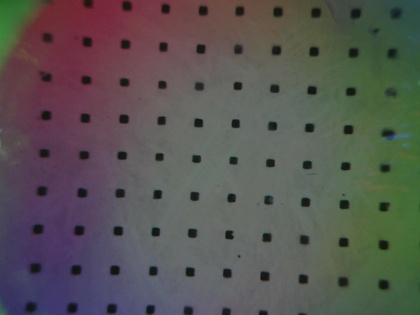
%> input picture Bnz/matlab/calibration/cali_180110/frame0.jpg, 420 x 315 px, shrunk from 640 x 480 before the run; its folder holds 5 pictures in this run
$ octave calibration.m   (GNU Octave 9; MATLAB toolbox functions it lacks are replaced by stand-ins)
%> lines starting %> are read from the running program, lines starting %| are printed output that depends on the picture
### Bnz/matlab/track_markers/iniFrame.m
function [f0, f1]=iniFrame(frame0, border)
% frame0 is the raw data from camera
% f1 is the low-pass filtered image of the background, f0 has added the details form the current image base on f1
% in normal cases, the f1 is not useful

kscale=50;
kernnel=fspecial('gaussian',[kscale*2 kscale*2],kscale*1);
frame0_=double(frame0);
f0(:,:,1)=conv2(frame0_(:,:,1),kernnel,'same');
f0(:,:,2)=conv2(frame0_(:,:,2),kernnel,'same');
f0(:,:,3)=conv2(frame0_(:,:,3),kernnel,'same');
f0=f0(border+1:end-border,border+1:end-border,:);
f1=f0;


frame_=frame0_(border+1:end-border,border+1:end-border,:);
dI=mean(f0-frame_,3);
id=find(dI<5);
pixcount=size(f0,1)*size(f0,2);
f0(id)=f0(id)*0.15+frame_(id)*0.85;
f0(id+pixcount)=f0(id+pixcount)*0.15+frame_(id+pixcount)*0.85;
f0(id+pixcount*2)=f0(id+pixcount*2)*0.15+frame_(id+pixcount*2)*0.85;

### Bnz/matlab/calibration/functions/FindBallArea_coarse.m
function [ContactMask, ValidMap, center, Radius]= FindBallArea_coarse(I,frame, MANUAL)
% find the circle in the pressing sphere sample case.
% The input matrix I is single-channelled, the result of the current image
% sustract the background
% MANUAL: whether to adjust the center and radius manually

TEST_DESPLAY=0;     %whether display the ball area
if ~exist('MANUAL')
    MANUAL=false;
end
if ~exist('frame')
    frame(:,:,1)=(I+50)*1.5;
    frame(:,:,2)=(I+50)*1.5;
    frame(:,:,3)=(I+50)*1.5;
end
MarkerAreaThresh=15;
SE=ones(7);
RadiusRange=[40 500]; % the preset range of the circle radius
RadiusTestWidth=50;

size1=size(I,1);size2=size(I,2);
mask1=(I>MarkerAreaThresh); % get the marker area
mask2=~imdilate(mask1,SE);
I_=I.*mask2;

%ini Output
Radius=0;
ValidMap=0;
ContactMask=0; center=0;

%% estimate the circle position
stepwidth=20;
thresh=0.35;
sumcol=sum(I_,1);
sumcol0=sumcol-max(sumcol);
t=find(sumcol0<(min(sumcol0)*thresh));
center1X=(t(1)+t(end))/2;
Radius1=(t(end)-t(1))/2;

sumrow=sum(I_,2);
sumrow0=sumrow-max(sumrow);
t=find(sumrow0<(min(sumrow0)*thresh));
center1Y=(t(1)+t(end))/2;


% display([Radius1 center1X center1Y]);

%% loop to find the exact center and the radius
stepradius=2;
stepCenter=2;

[center, Radius]=loopCenter(center1X, center1Y, stepCenter*2, I_, mask2, RadiusTestWidth, Radius1, stepradius*2, RadiusRange);
[center, Radius]=loopCenter(center(1), center(2), stepCenter, I_, mask2, RadiusTestWidth, Radius, stepradius, RadiusRange);

Radius=Radius-3;

%% display
if TEST_DESPLAY
    [xq,yq]=meshgrid(1:size2, 1:size1);
    xq=xq-center(1);yq=yq-center(2);
    rq=xq.^2+yq.^2;
    displayIm=zeros(size1, size2, 3);
    displayIm(:,:,1)=-I_/150;
    displayIm(:,:,2)=(rq<(Radius^2))/2.5;
    figure,imshow(displayIm);
end

if MANUAL
    kstep = 2;
    Radius1=Radius;
    hf=figure;
    disIm=uint8(frame);
    [xq yq]=meshgrid(1:size(frame,2),1:size(frame,1));
    % center=[center1X center1Y];
    BallBord(1)=center(1)-Radius1;BallBord(2)=center(1)+Radius1;
    BallBord(3)=center(2)-Radius1;BallBord(4)=center(2)+Radius1;
    rq=(xq-center(1)).^2+(yq-center(2)).^2;
    r2=Radius1^2;
    a=frame(:,:,1);
    a(rq<r2)=a(rq<r2)-100;
    disIm(:,:,1)=a;
    himage=imshow(disIm);


    while ishandle(hf)
        k=waitforbuttonpress;
        if k   %keyboard
           c=get(hf,'CurrentCharacter');
    %        display(c);
           if c==27     %ESC
               break;
           elseif c==30 || c=='w'
               center(2)=center(2)-kstep;
           elseif c==31 || c=='s'
               center(2)=center(2)+kstep;
           elseif c==28 || c=='a'
               center(1)=center(1)-kstep;
           elseif c==29 || c=='d'
               center(1)=center(1)+kstep;
           elseif c=='+'
               Radius1=Radius1+kstep;
               r2=Radius1^2;
           elseif c=='-'
               Radius1=Radius1-kstep;
               r2=Radius1^2;
           end
           BallBord(1)=center(1)-Radius1;BallBord(2)=center(1)+Radius1;
           BallBord(3)=center(2)-Radius1;BallBord(4)=center(2)+Radius1;
        else
            p=get(gca,'CurrentPoint');
            xt=p(1,1);yt=p(1,2);
            t=abs([BallBord(1:2)-xt BallBord(3:4)-yt]);
            [t1 t2]=min(t);
            if t2<3
                BallBord(t2)=xt;
                center(1)=(BallBord(1)+BallBord(2))*0.5;
                Radius1=(BallBord(2)-BallBord(1))*0.5;
                r2=Radius1^2;
                BallBord(3)=center(2)-Radius1;
                BallBord(4)=center(2)+Radius1;
            else
                BallBord(t2)=yt;
                center(2)=(BallBord(4)+BallBord(3))*0.5;
                Radius1=(BallBord(4)-BallBord(3))*0.5;
                r2=Radius1^2;
                BallBord(1)=center(1)-Radius1;
                BallBord(2)=center(1)+Radius1;
            end
        end
        % redraw the circle
        rq=(xq-center(1)).^2+(yq-center(2)).^2;
        a=uint8(frame(:,:,1));
        a(rq<r2)=a(rq<r2)-130;
        disIm(:,:,1)=a;
        set(himage,'CData',disIm);
    end
    close(hf);
    Radius=Radius1;
    ContactMask=(rq<r2);
end

%%
[xq,yq]=meshgrid(1:size2, 1:size1);
xq=xq-center(1);yq=yq-center(2);
rq=xq.^2+yq.^2;
ContactMask=(rq<(Radius^2));
ValidMap=mask2;


function [ResCenter, ResRadius]=loopCenter(centerx, centery, cstep, I, mask, rwidth, r0, rstep, rrange)
LoopFlag=1;
centerx0=centerx;centery0=centery;
[R0, CurrentScore]=loopRadius(centerx, centery, I, mask, rwidth, r0, rstep, rrange);

while LoopFlag
    LoopFlag=0;
    [R1, score1]=loopRadius(centerx0+cstep, centery0, I, mask, rwidth, r0, rstep, rrange);
    [R2, score2]=loopRadius(centerx0-cstep, centery0, I, mask, rwidth, r0, rstep, rrange);
    if score1>CurrentScore && score1>score2
        LoopFlag=1;
        while score1>CurrentScore
            CurrentScore=score1;
            centerx0=centerx0+cstep;R0=R1;
            [R1, score1]=loopRadius(centerx0+cstep, centery0, I, mask, rwidth, r0, rstep, rrange);
        end
    elseif score2>CurrentScore && score1<score2
        LoopFlag=1;
        while score2>CurrentScore
            CurrentScore=score2;
            centerx0=centerx0-cstep;R0=R2;
            [R2, score2]=loopRadius(centerx0-cstep, centery0, I, mask, rwidth, r0, rstep, rrange);
        end
    end
    [R1, score1]=loopRadius(centerx0, centery0+cstep, I, mask, rwidth, r0, rstep, rrange);
    [R2, score2]=loopRadius(centerx0, centery0-cstep, I, mask, rwidth, r0, rstep, rrange);
    if score1>CurrentScore && score1>score2
        LoopFlag=1;
        while score1>CurrentScore
            CurrentScore=score1;
            centery0=centery0+cstep;R0=R1;
            [R1, score1]=loopRadius(centerx0, centery0+cstep, I, mask, rwidth, r0, rstep, rrange);
        end
    elseif score2>CurrentScore && score1<score2
        LoopFlag=1;
        while score2>CurrentScore
            CurrentScore=score2;
            centery0=centery0-cstep;R0=R2;
            [R2, score2]=loopRadius(centerx0, centery0-cstep, I, mask, rwidth, r0, rstep, rrange);
        end
    end
end
ResCenter=[centerx0 centery0];ResRadius=R0;


function [R, maxScore]=loopRadius(centerx, centery, I, mask, width, r0, rstep, rrange)
r=r0;
[currentScore t]=evalueCircle([centerx centery], r0, width, I, mask);
[s1 t]=evalueCircle([centerx centery], r-rstep, width, I, mask);
[s2 t]=evalueCircle([centerx centery], r+rstep, width, I, mask);
isFound=0;
if s1>currentScore && s1>s2 %decresae
    r=r-rstep;
    while r>=rrange(1)
        [s2 t]=evalueCircle([centerx centery], r-rstep, width, I, mask);
        if s2<s1
           isFound=1;
           R=r;maxScore=s1;
           break;
        else
            s1=s2;r=r-rstep;
        end
    end
elseif s1<s2 && s2>currentScore %increase
    r=r+rstep;
    while r<=rrange(2)
        [s1 t]=evalueCircle([centerx centery], r+rstep, width, I, mask);
        if s2>s1
           isFound=1;
           R=r;maxScore=s2;
           break;
        else
            s2=s1;r=r+rstep;
        end
    end
else  %equal, or both large
    isFound=1;R=r0;maxScore=currentScore;
%     R=R*1.02;
end

if ~isFound
    R=0;maxScore=0;
end

### Bnz/matlab/calibration/calibration.m

% Generate lookup table from images in a single folder
% To make the calibration video: press a sphere onto the GelSight sensor
% surface, roll it on different positions. Maker sure the 1st frame (or at
% least one frame) is blank with nothing contacting the Gel
% Pick up one or more frames in the videos to calibrate the sensor
% Modify the Ball's radius and the sensor's display ratio for each test
%
% Mod by Wenzhen Yuan (yuanwenzhen@gmail.com), Jan 2018

clear;close all;
BallRad=3.96/2;% Ball's radius, in mm
border=30;
BALL_MANUAL=1;      % whether to find the ball manually

type='new';  % choose whether it's the new sensor or the old one
name1=['UR5_sensor1_180110'];
Inputfolder='./cali_180110/';
savename=[name1 '.mat'];

addpath(genpath('functions'));
%% generate lookup table
READ_RADIUS=0;

bins=80;
gradmag=[];gradir=[];countmap=[];
if strcmp(type,'new')
    Pixmm=0.03026;   % 640*480, on ROS platform
    zeropoint=-90;
    lookscale=180;
elseif strcmp(type,'old')
    zeropoint=-1e-3;
    lookscale=5e-3;
    Pixmm=0.0254;
end
BallRad_pix=BallRad/Pixmm;

%%

% read Ini Image
frame0=imread([Inputfolder 'frame0.jpg']);
%> frame0 is the input picture: size 315x420x3 uint8; mean R, G, B 87.6, 84.7, 82.1
f0 = iniFrame(frame0, border);
%> in iniFrame, `f0(:,:,3)=conv2(frame0_(:,:,3),kernnel,'same');`:
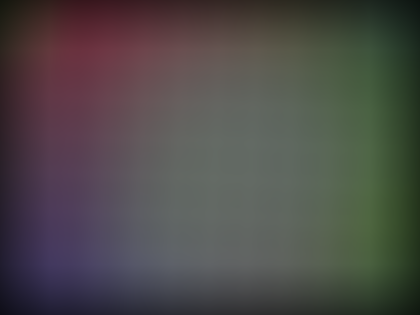
%> f0: size 315x420x3 double; mean R, G, B 78, 75.1, 73.1
%> in iniFrame, `f0=f0(border+1:end-border,border+1:end-border,:);`:
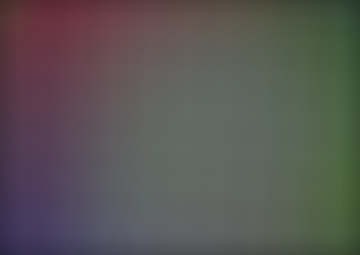
%> f0: size 255x360x3 double; mean R, G, B 89.2, 86.1, 84.1
%> in iniFrame, `dI=mean(f0-frame_,3);`:
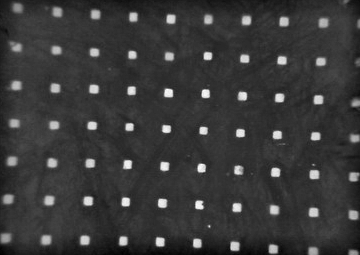
%> dI: size 255x360 double; min -26.69, max 83.28, mean -1.8; drawn with min black and max white
%> in iniFrame, `id=find(dI<5);`: id = 84838 values from 1 to 91800
% list of calibration images
ImList=dir([Inputfolder 'Im_*']);

for Frn=1:length(ImList)
    frame=imread([Inputfolder ImList(Frn).name]);
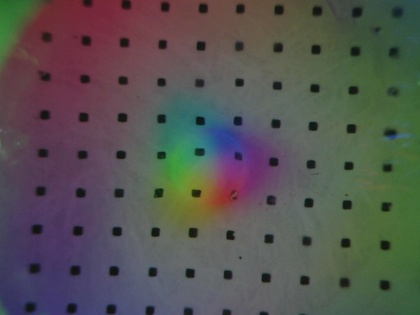
%> input picture Bnz/matlab/calibration/cali_180110/Im_235_1336917.jpg, 420 x 315 px, shrunk from 640 x 480 before the run
%> frame is the input picture: size 315x420x3 uint8; mean R, G, B 85.3, 83.3, 80.8
    display(['Calibration on Frame' num2str(Frn)]);
    frame_=frame(border+1:end-border,border+1:end-border,:);
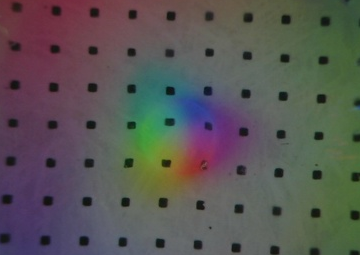
%> frame_: size 255x360x3 uint8; mean R, G, B 88.3, 85.5, 83.8
    I=double(frame_)-f0;
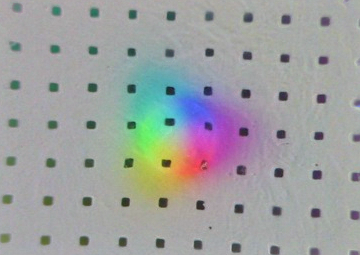
%> I: size 255x360x3 double; mean R, G, B -5.4, -4.4, -4.3; drawn with min black and max white
    dI=(min(I,[],3)-max(I,[],3))/2;
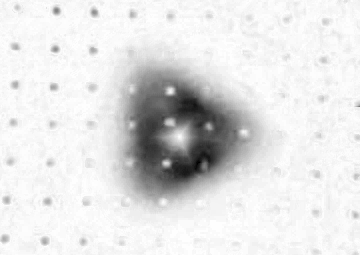
%> dI: size 255x360 double; min -57.37, max -0.00569, mean -6.56; drawn with min black and max white

    [ContactMask, validMask, touchCenter, Radius]= FindBallArea_coarse(dI,frame_,BALL_MANUAL);
%> in FindBallArea_coarse, `mask1=(I>MarkerAreaThresh);`: mask1: size 255x360 logical; every value is 0
%> in FindBallArea_coarse, `mask2=~imdilate(mask1,SE);`: mask2: size 255x360 logical; every value is 1
%> in FindBallArea_coarse, `sumcol=sum(I_,1);`: sumcol = 360 values, max -274.1 at index 77, min -5085.7 at index 154, mean -1672.1
%> in FindBallArea_coarse, `sumcol0=sumcol-max(sumcol);`: sumcol0 = 360 values, max 0 at index 77, min -4811.6 at index 154, mean -1398.1
%> in FindBallArea_coarse, `t=find(sumcol0<(min(sumcol0)*thresh));`: t = 112 values from 125 to 236
%> in FindBallArea_coarse, `center1X=(t(1)+t(end))/2;`: center1X = 180.5
%> in FindBallArea_coarse, `Radius1=(t(end)-t(1))/2;`: Radius1 = 55.5
%> in FindBallArea_coarse, `sumrow=sum(I_,2);`: sumrow = 255 values, max -394.2 at index 232, min -5207.5 at index 157, mean -2360.7
%> in FindBallArea_coarse, `sumrow0=sumrow-max(sumrow);`: sumrow0 = 255 values, max 0 at index 232, min -4813.4 at index 157, mean -1966.5
%> in FindBallArea_coarse, `t=find(sumrow0<(min(sumrow0)*thresh));`: t = 114 values from 79 to 192
%> in FindBallArea_coarse, `center1Y=(t(1)+t(end))/2;`: center1Y = 135.5
%> in loopCenter, `centerx0=centerx`: centerx0 = 180.5
%> in loopCenter, `centery0=centery`: centery0 = 135.5
%> in loopRadius, `r=r0;`: r = 55.5
%> the run ends on the next line
